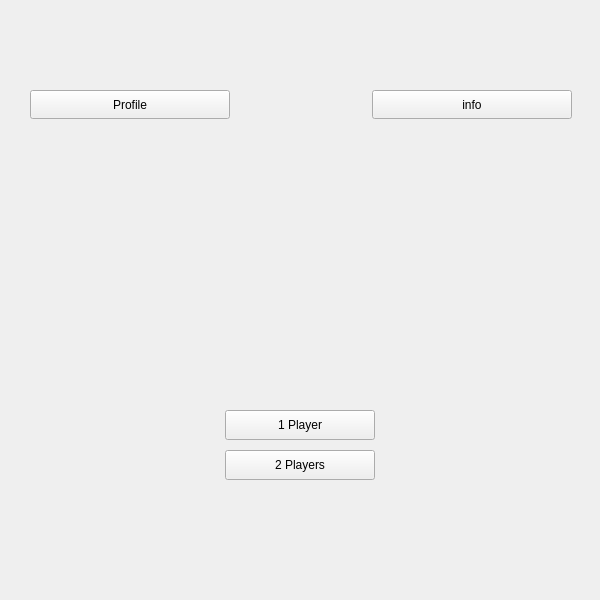
<?xml version="1.0" encoding="UTF-8"?>
<ui version="4.0">
 <class>HomePage</class>
 <widget class="QWidget" name="HomePage">
  <property name="geometry">
   <rect>
    <x>0</x>
    <y>0</y>
    <width>600</width>
    <height>600</height>
   </rect>
  </property>
  <property name="windowTitle">
   <string>Form</string>
  </property>
  <widget class="QPushButton" name="onePlayerVsAIButton">
   <property name="geometry">
    <rect>
     <x>225</x>
     <y>410</y>
     <width>150</width>
     <height>30</height>
    </rect>
   </property>
   <property name="text">
    <string>1 Player</string>
   </property>
  </widget>
  <widget class="QPushButton" name="twoPlayersButton">
   <property name="geometry">
    <rect>
     <x>225</x>
     <y>450</y>
     <width>150</width>
     <height>30</height>
    </rect>
   </property>
   <property name="text">
    <string>2 Players</string>
   </property>
  </widget>
  <widget class="QPushButton" name="profileButton">
   <property name="geometry">
    <rect>
     <x>30</x>
     <y>90</y>
     <width>200</width>
     <height>29</height>
    </rect>
   </property>
   <property name="text">
    <string>Profile</string>
   </property>
  </widget>
  <widget class="QPushButton" name="infoButton">
   <property name="geometry">
    <rect>
     <x>372</x>
     <y>90</y>
     <width>200</width>
     <height>29</height>
    </rect>
   </property>
   <property name="text">
    <string>info</string>
   </property>
  </widget>
 </widget>
 <resources/>
 <connections/>
</ui>
